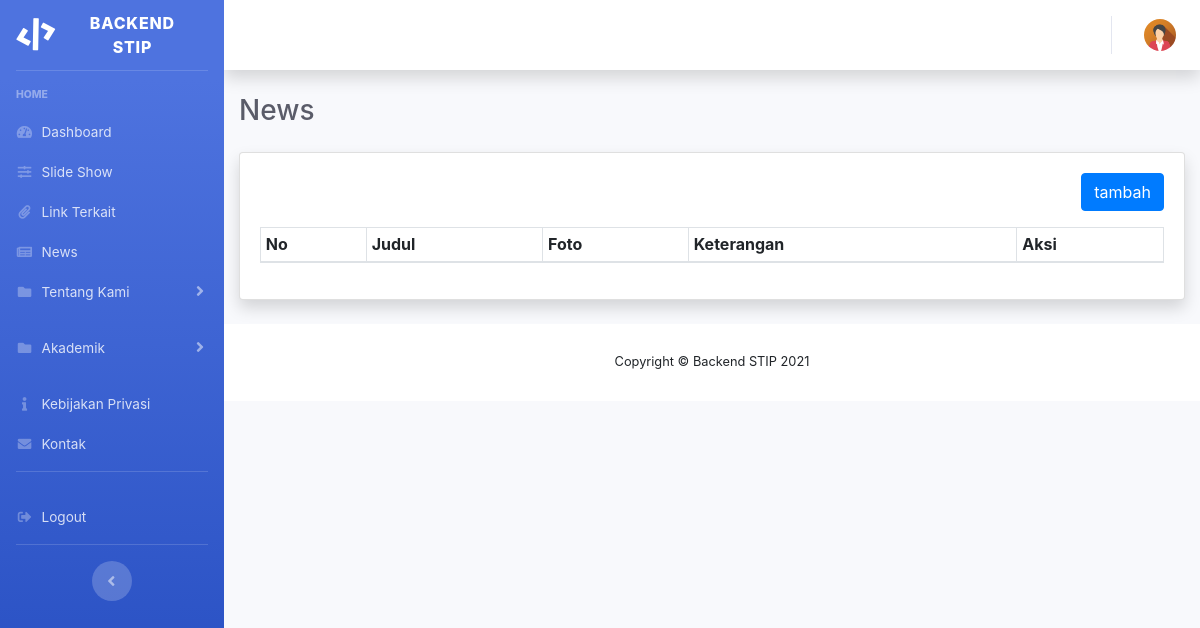
/index.php/admin/news, run on an earlier commit of the app's database.
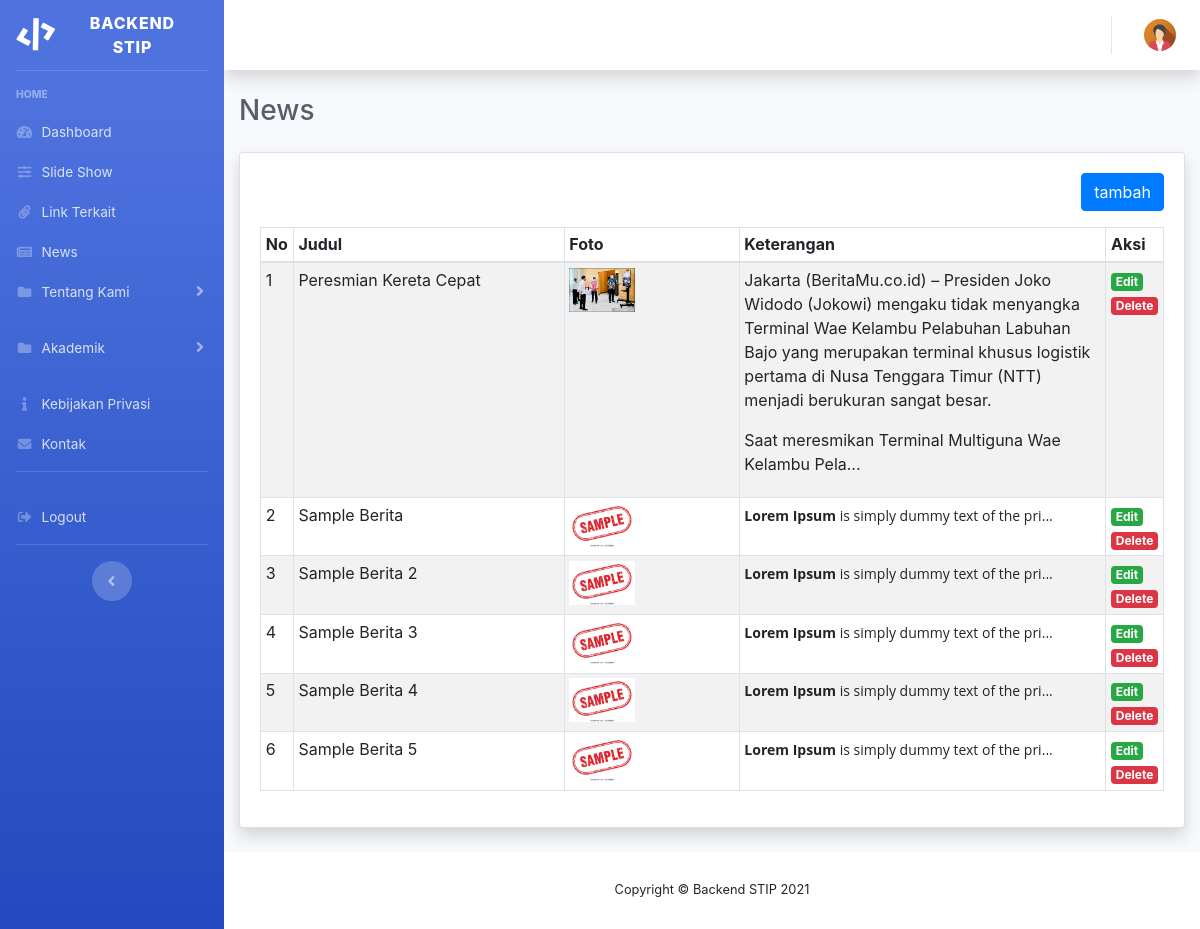
And on a later commit of the database.
### tables this page shows
CREATE TABLE `news` (
  `id_news` int(11) NOT NULL,
  `title` varchar(255) NOT NULL,
  `description` text NOT NULL,
  `foto` varchar(255) NOT NULL,
  `created_at` datetime NOT NULL
);

### application/controllers/Admin.php (called while the page is built, shortened)
<?php
class Admin extends CI_Controller
{
    public function __construct()
    {
        $this->load->helper(array('form', 'url', 'file'));
        $this->load->model('admin_model');
    }
    public function news()
    {
        $data['title'] = 'News';
        $this->load->model('Admin_model', 'news');
        $data['news'] = $this->news->getallnews();
        $this->load->view('admin/themes/header');
        $this->load->view('admin/news/content',$data);
        $this->load->view('admin/themes/footer');
    }
}

### index.php (called while the page is built, shortened)
<?php
require_once BASEPATH.'core/CodeIgniter.php';

### application/models/Admin_model.php (called while the page is built, shortened)
<?php
class Admin_model extends CI_Model {
public function getallnews()
{
	$sql = $this->db->query("select * from news")->result_array();
	return $sql;
}
} ?>

### application/views/admin/news/content.php (the view, shortened to what this page needs)
<div class="container-fluid">
            <h5 class="h3 mb-4 text-gray-800"><?=$title;?></h5>
            <div class="card shadow mb-4">
                <div class="card-body">
                <div class=" pb-3 d-flex flex-row-reverse">
                    <a href=" <?php echo base_url('admin/add_news'); ?>" class=" btn btn-primary">tambah</a>
                </div>
                    <table class="table table-striped table-bordered table-sm"  width="100%" cellspacing="0">
                        <thead>
                            <tr>
                                <th>No</th>
                                <th>Judul</th>
                                <th>Foto</th>
                                <th>Keterangan</th>
                                <th>Aksi</th>
                            </tr>
                        </thead>
                        <tbody>
                        <?php
                        $no=1;
                        $jumlah = count($news);
                        for($i=0;$i<$jumlah;$i++){
                        ?>
                            <tr>
                                <td> <?= $no?></td>
                                <td width="30%"><?= $news[$i]['title']?></td>
                                <td><img src="<?= $news[$i]['foto']?>" class="img-fluid img-thumbnai" width="40%" ></td>
                                <td> <?= substr($news[$i]['description'],0,300)?>...</td>
                                <td  width="5%">
                                    <a href="<?= base_url('admin/edit_news/'.$news[$i]['id_news']); ?>" type="button"
                                        class="badge badge-success">Edit</a>
                                        <a href="<?= base_url('admin/delete_news/'.$news[$i]['id_news']); ?>" type="button"
                                        class="badge badge-danger" onclick="return confirm('Yakin Mau Hapus data ini ??')">Delete</a>
                                </td>
                            </tr>
                        <?php $no++; } ?>
                        </tbody>
                    </table>
                </div>
            </div>
        </div>

What changed in the data, as far as the page shows it:
added news: title "Peresmian Kereta Cepat", foto (picture), description "Jakarta (BeritaMu.co.id) – Presiden Joko Widodo (Jokowi) mengaku tidak menyangka Terminal Wae Kelambu Pelabuhan Labuhan Bajo yang merupakan terminal khusus logistik pertama di Nusa Tenggara Timur (NTT) menjadi berukuran sangat besar. Saat meresmikan Terminal Multiguna Wae Kelambu Pela"
added news: title "Sample Berita", foto (picture), description "Lorem Ipsum is simply dummy text of the pri"
added news: title "Sample Berita 2", foto (picture), description "Lorem Ipsum is simply dummy text of the pri"
added news: title "Sample Berita 3", foto (picture), description "Lorem Ipsum is simply dummy text of the pri"
added news: title "Sample Berita 4", foto (picture), description "Lorem Ipsum is simply dummy text of the pri"
added news: title "Sample Berita 5", foto (picture), description "Lorem Ipsum is simply dummy text of the pri"
